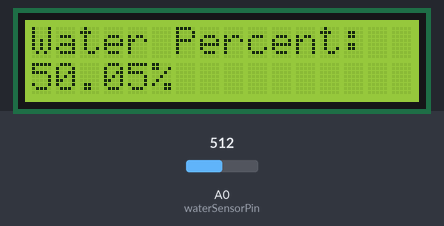
The sketch below on a simulated Arduino Uno, built with avr-gcc and run on an emulated ATmega328P. On the bench: 16×2 character LCD. The test bench sets the inputs (shaded band); at power-on: A0 (waterSensorPin) = 512. What the sketch prints to the serial monitor is not drawn.

Above: at 4.6 s.
4.7 s: A0 (waterSensorPin) set to 716
At 6.8 s:
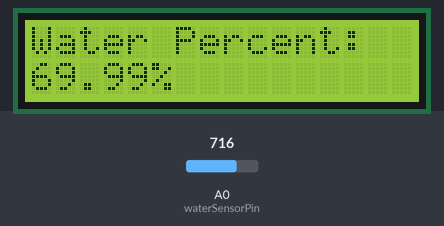
8.5 s: A0 (waterSensorPin) set to 900
At 10.6 s:
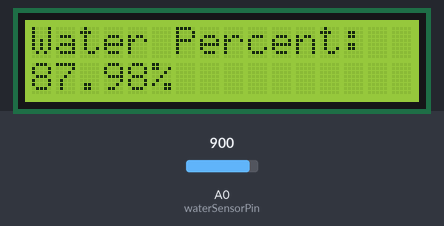
12.5 s: A0 (waterSensorPin) set to 1023
At 14.9 s:
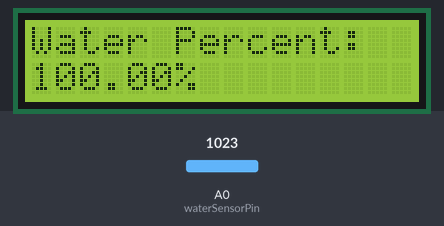
Timing chart, 0 to 16.4 s (numbered marks = the images above; inputs shaded):
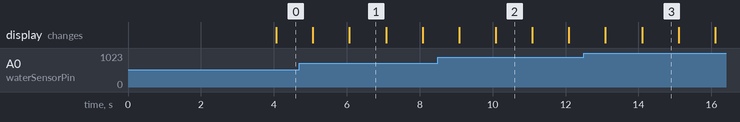

The sketch:

Moisture_Water_Sensor.ino
```cpp
#include<LiquidCrystal.h>
LiquidCrystal lcd(8,9,4,5,6,7);
#define waterSensorPin A0
double waterBit, waterVoltage, waterPercentage;


void setup()
{
  // put your setup code here, to run once:
  pinMode(waterSensorPin,INPUT);
  lcd.begin(16,2);
  Serial.begin(9600);
  Serial.println("Made in Nigeria by JaeTech");
  delay(3000);
}

void loop()
// put your main code here, to run repeatedly:
{
  waterBit = analogRead(waterSensorPin);
  waterVoltage = (waterBit*5)/1023;
  waterPercentage = (waterVoltage*100)/5;
  Serial.print("Moisture Percentage = ");
  Serial.print(waterPercentage);
  Serial.println("%");
  delay(1000);

  printReadings();


}
void printReadings()
{
  lcd.setCursor(0,0);
  lcd.print("Water Percent: ");
  lcd.setCursor(0,1);
  lcd.print(waterPercentage);
  lcd.print("%");
  delay(1000);
  lcd.clear();
}
```

Measured:
- after the input at 4.7 s, the display: first differs from a run without the input after 1.4 s (image 1)
- after the input at 8.5 s, the display: first differs from a run without the input after 1.6 s (image 2)
- after the input at 12.5 s, the display: first differs from a run without the input after 1.6 s (image 3)
- what the display in image 1 shows lasts 1.0 s, from 6.1 s to 7.1 s
